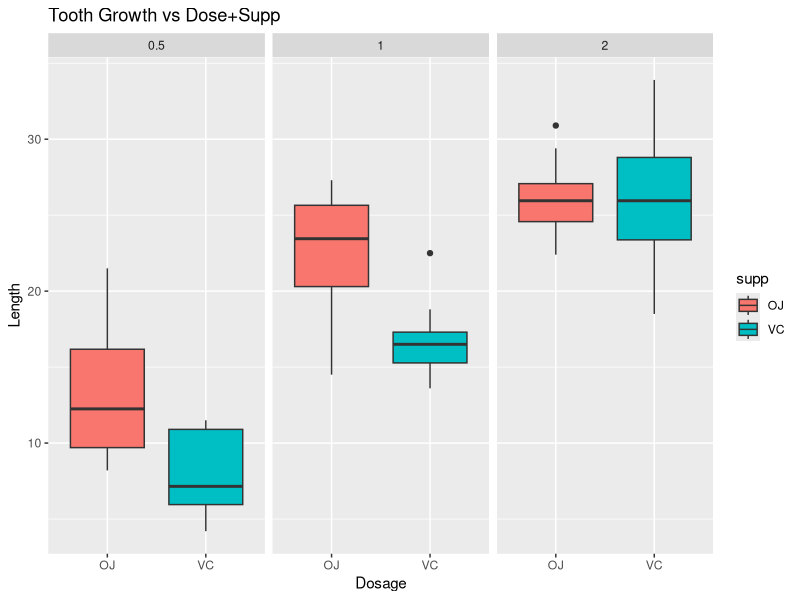
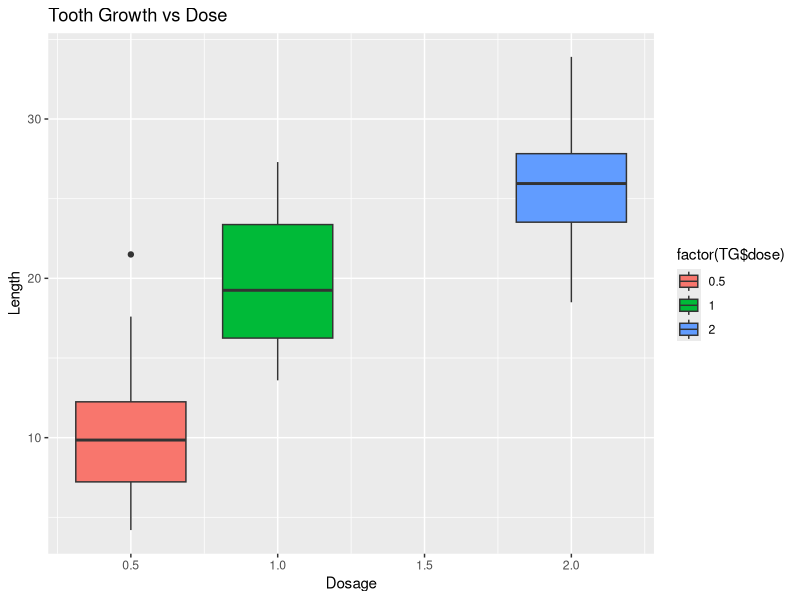
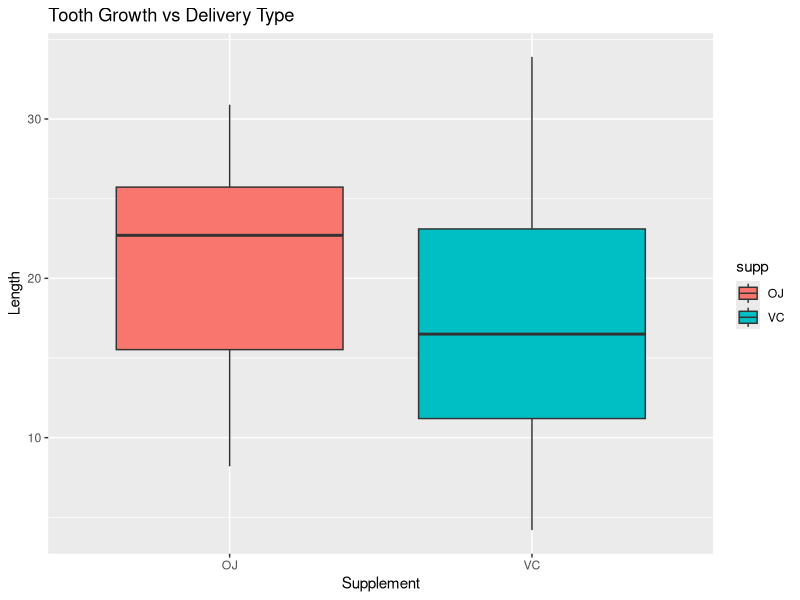

Here is the R script that generated these plots, in order:
## ---- chunk 1
library(datasets)
library(ggplot2)

TG<-as.data.frame(ToothGrowth)
summary(TG)
## ---- chunk 2
LenBox <- ggplot(data = TG,aes(x = supp,y = len))+
    geom_boxplot(aes(fill = supp))+
    facet_wrap(~dose)+
    labs(title ="Tooth Growth vs Dose+Supp",x = "Dosage",y = "Length")

print(LenBox)
## ---- chunk 3
LenDoseBox<- ggplot(TG,aes(x = TG$dose, y = TG$len ,group = TG$dose))+
                geom_boxplot(aes(fill= factor(TG$dose)))+
                labs(title = "Tooth Growth vs Dose",x = "Dosage",y = "Length")

print(LenDoseBox)
## ---- chunk 4
len_0.5 <- TG$len[TG$dose==0.5]
len_1 <-  TG$len[TG$dose==1]
len_2 <-  TG$len[TG$dose==2]
## ---- chunk 5
#Dose 0.5 vs Dose 1
test_0.5_1 <- t.test(x = len_1,y = len_0.5, paired = FALSE,var.equal = TRUE)
## ---- chunk 6
paste("P-Value:",test_0.5_1$p.value, "Confidence Interval:",test_0.5_1$conf.int[1]," - ",test_0.5_1$conf.int[2])
## ---- chunk 7
#Dose 1 vs Dose 2
test_1_2 <- t.test(x = len_2,y = len_1, paired = FALSE,var.equal = TRUE)
## ---- chunk 8
paste("P-Value:", test_1_2$p.value, "Confidence Interval:",test_1_2$conf.int[1]," - ",test_1_2$conf.int[2])
## ---- chunk 9
#Dose 2 vs Dose 0.5
test_2_0.5 <- t.test(x = len_2,y = len_0.5, paired = FALSE,var.equal = TRUE)
## ---- chunk 10
paste("P-Value:", test_2_0.5$p.value, "Confidence Interval:",test_2_0.5$conf.int[1]," - ",test_2_0.5$conf.int[2])
## ---- chunk 11
LenSuppBox<- ggplot(TG,aes(x = TG$supp, y = TG$len ,group = TG$supp))+
                geom_boxplot(aes(fill=supp))+
                labs(title ="Tooth Growth vs Delivery Type",x = "Supplement",y = "Length")

print(LenSuppBox)
## ---- chunk 12
lenOJ <- TG$len[TG$supp=='OJ']; lenVC <- TG$len[TG$supp=='VC']
## ---- chunk 13
testOJ <- t.test(x = lenOJ,y = lenVC, paired = FALSE,var.equal = TRUE)
## ---- chunk 14
paste("P-Value:", testOJ$p.value, "Confidence Interval:",testOJ$conf.int[1]," - ",testOJ$conf.int[2])
## ---- chunk 15
lenOJ2 <- TG$len[TG$supp=='OJ' & TG$dose!=2]; lenVC2 <- TG$len[TG$supp=='VC' & TG$dose!=2]
testOJ2 <- t.test(x = lenOJ2,y = lenVC2, paired = FALSE,var.equal = TRUE)
## ---- chunk 16
paste("P-Value:", testOJ2$p.value, "Confidence Interval:",testOJ2$conf.int[1]," - ",testOJ2$conf.int[2])
